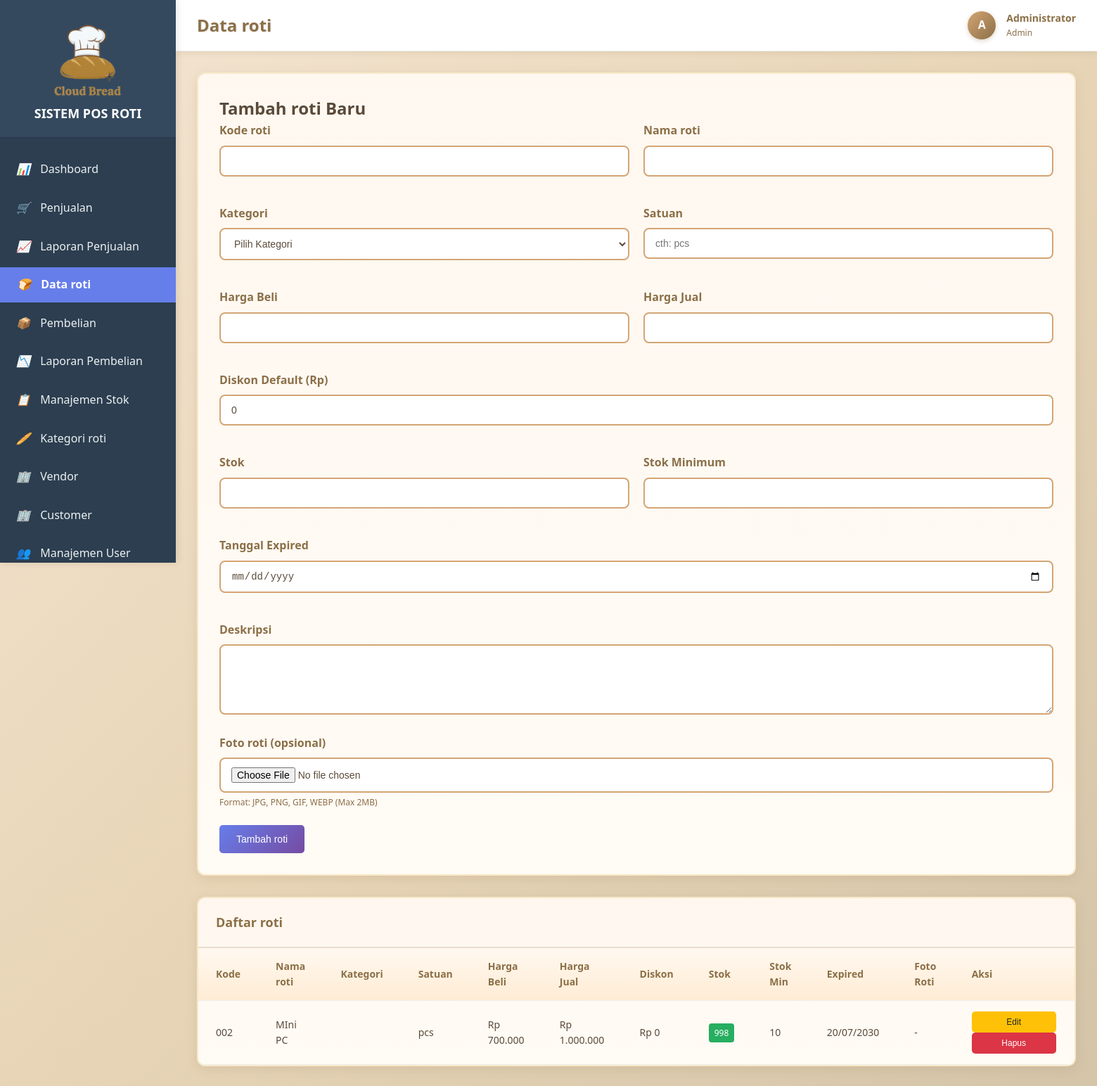
The app's page /roti.php (signed in) with its own data.
### tables this page shows
CREATE TABLE `roti` (
  `id` int(11) NOT NULL,
  `kode_roti` varchar(20) NOT NULL,
  `nama_roti` varchar(200) NOT NULL,
  `kategori_id` int(11) DEFAULT NULL,
  `satuan` varchar(20) NOT NULL,
  `harga_beli` decimal(10,2) NOT NULL,
  `harga_jual` decimal(10,2) NOT NULL,
  `stok` int(11) DEFAULT 0,
  `stok_minimum` int(11) DEFAULT 0,
  `tanggal_expired` date DEFAULT NULL,
  `deskripsi` text DEFAULT NULL,
  `created_at` timestamp NOT NULL DEFAULT current_timestamp(),
  `updated_at` timestamp NOT NULL DEFAULT current_timestamp() ON UPDATE current_timestamp()
);

### models/KategoriRoti.php (called while the page is built, shortened)
<?php
class KategoriRoti {
    private $conn;
    private $table_name = "kategori_roti";
    public function __construct($db) {
        $this->conn = $db;
    }
    public function readAll() {
        $query = "SELECT * FROM " . $this->table_name . " ORDER BY nama_kategori";
        $stmt = $this->conn->prepare($query);
        $stmt->execute();
        return $stmt;
    }
}
?>

### models/Roti.php (called while the page is built, shortened)
<?php
class Roti {
    private $conn;
    private $table_name = "roti";
    public function __construct($db) {
        $this->conn = $db;
    }
    public function readAll() {
        $query = "SELECT o.*, k.nama_kategori
                  FROM " . $this->table_name . " o
                  LEFT JOIN kategori_roti k ON o.kategori_id = k.id
                  ORDER BY o.nama_roti";
        $stmt = $this->conn->prepare($query);
        $stmt->execute();
        return $stmt;
    }
}
?>

### config/config.php (called while the page is built, shortened)
<?php
function formatCurrency($amount) {
    return 'Rp ' . number_format($amount, 0, ',', '.');
}
?>

### roti.php (the view, shortened to what this page needs)
<?php
require_once 'config/config.php';
require_once 'models/Roti.php';
require_once 'models/KategoriRoti.php';
$database = new Database();
$db = $database->getConnection();
$roti = new Roti($db);
$stmt = $roti->readAll();
?>
<!DOCTYPE html>
<html lang="id">
<head>
    <link rel="stylesheet" href="assets/css/style.css">
    <link rel="stylesheet" href="assets/css/dynamic.php">
</head>
<body>
    <div class="main-container">
        <?php
        require_once 'sidebar.php';
        ?>
        <main class="main-content">
            <header class="top-nav">
                <h1>Data roti</h1>
                <div class="user-info">
                    <div class="user-avatar">
                        <?php echo isset($_SESSION['nama_lengkap']) ? strtoupper(substr($_SESSION['nama_lengkap'], 0, 1)) : ''; ?>
                    </div>
                    <div class="user-details">
                        <div class="user-name"><?php echo htmlspecialchars($_SESSION['nama_lengkap'] ?? ''); ?></div>
                        <div class="user-role"><?php echo ucfirst(htmlspecialchars($_SESSION['user_role'] ?? '')); ?></div>
                    </div>
                </div>
            </header>
            <div class="content">
                <div class="form-container">
                    <h2>Tambah roti Baru</h2>
                    <form method="POST" enctype="multipart/form-data">
                        <div class="form-row">
                            <div class="form-group">
                                <label for="kode_roti">Kode roti</label>
                                <input type="text" id="kode_roti" name="kode_roti" required>
                            </div>
                            <div class="form-group">
                                <label for="nama_roti">Nama roti</label>
                                <input type="text" id="nama_roti" name="nama_roti" required>
                            </div>
                        </div>
                        <div class="form-row">
                            <div class="form-group">
                                <label for="kategori_id">Kategori</label>
                                <select id="kategori_id" name="kategori_id" required>
                                    <option value="">Pilih Kategori</option>
                                </select>
                            </div>
                            <div class="form-group">
                                <label for="satuan">Satuan</label>
                                <input type="text" id="satuan" name="satuan" required placeholder="cth: pcs">
                            </div>
                        </div>
                        <div class="form-row">
                            <div class="form-group">
                                <label for="harga_beli">Harga Beli</label>
                                <input type="number" id="harga_beli" name="harga_beli" required min="0" step="100">
                            </div>
                            <div class="form-group">
                                <label for="harga_jual">Harga Jual</label>
                                <input type="number" id="harga_jual" name="harga_jual" required min="0" step="100">
                            </div>
                        </div>
                        <div class="form-row">
                            <div class="form-group">
                                <label for="diskon">Diskon Default (Rp)</label>
                                <input type="number" id="diskon" name="diskon" min="0" step="100" value="0">
                            </div>
                        </div>
                        <div class="form-row">
                            <div class="form-group">
                                <label for="stok">Stok</label>
                                <input type="number" id="stok" name="stok" required min="0">
                            </div>
                            <div class="form-group">
                                <label for="stok_minimum">Stok Minimum</label>
                                <input type="number" id="stok_minimum" name="stok_minimum" required min="0">
                            </div>
                        </div>
                        <div class="form-row">
                            <div class="form-group">
                                <label for="tanggal_expired">Tanggal Expired</label>
                                <input type="date" id="tanggal_expired" name="tanggal_expired">
                            </div>
                        </div>
                        <div class="form-group">
                            <label for="deskripsi">Deskripsi</label>
                            <textarea id="deskripsi" name="deskripsi" rows="3"></textarea>
                        </div>
                        <div class="form-group">
                            <label for="foto_roti">Foto roti (opsional)</label>
                            <input type="file" id="foto_roti" name="foto_roti" accept="image/jpeg,image/png,image/gif,image/webp">
                            <small style="color: #8B6F47; font-size: 12px;">Format: JPG, PNG, GIF, WEBP (Max 2MB)</small>
                        </div>
                        <button type="submit" class="btn btn-primary">Tambah roti</button>
                    </form>
                </div>
                <div class="table-container">
                    <div class="table-header">
                        <h3 class="table-title">Daftar roti</h3>
                    </div>
                    <table class="table">
                        <thead>
                            <tr>
                                <th>Kode</th>
                                <th>Nama roti</th>
                                <th>Kategori</th>
                                <th>Satuan</th>
                                <th>Harga Beli</th>
                                <th>Harga Jual</th>
                                <th>Diskon</th>
                                <th>Stok</th>
                                <th>Stok Min</th>
                                <th>Expired</th>
                                <th>Foto Roti</th>
                                <th>Aksi</th>
                            </tr>
                        </thead>
                        <tbody>
                            <?php while ($row = $stmt->fetch(PDO::FETCH_ASSOC)): ?>
                            <tr>
                                <td><?php echo htmlspecialchars($row['kode_roti']); ?></td>
                                <td><?php echo htmlspecialchars($row['nama_roti']); ?></td>
                                <td><?php echo htmlspecialchars($row['nama_kategori']); ?></td>
                                <td><?php echo htmlspecialchars($row['satuan']); ?></td>
                                <td><?php echo formatCurrency($row['harga_beli']); ?></td>
                                <td><?php echo formatCurrency($row['harga_jual']); ?></td>
                                <td><?php echo formatCurrency($row['diskon'] ?? 0); ?></td>
                                <td>
                                    <span class="badge <?php echo ($row['stok'] <= $row['stok_minimum']) ? 'badge-danger' : 'badge-success'; ?>">
                                        <?php echo htmlspecialchars($row['stok']); ?>
                                    </span>
                                </td>
                                <td><?php echo htmlspecialchars($row['stok_minimum']); ?></td>
                                <td>
                                    <?php
                                    if (!empty($row['tanggal_expired'])) {
                                        $expired = strtotime($row['tanggal_expired']);
                                        $now = time();
                                        $days_left = ($expired - $now) / (60 * 60 * 24);
                                        if ($days_left < 0) {
                                            echo '<span class="badge badge-danger">Expired</span>';
                                        } elseif ($days_left <= 30) {
                                            echo '<span class="badge badge-warning">' . date('d/m/Y', $expired) . '</span>';
                                        } else {
                                            echo date('d/m/Y', $expired);
                                        }
                                    } else {
                                        echo '-';
                                    }
                                    ?>
                                </td>
                                <td>
                                    <?php if (!empty($row['gambar_roti'])): ?>
                                        <img src="uploads/<?php echo htmlspecialchars($row['gambar_roti']); ?>" alt="Foto roti" style="width: 50px; height: 50px; object-fit: cover; border-radius: 5px;">
                                    <?php else: ?>
                                        -
                                    <?php endif; ?>
                                </td>
                                <td>
                                    <button onclick='editroti(<?php echo json_encode($row, JSON_UNESCAPED_UNICODE | JSON_HEX_APOS | JSON_HEX_QUOT); ?>)'
                                            class="btn btn-warning btn-sm">Edit</button>
                                    <button onclick="deleteroti(<?php echo (int)$row['id']; ?>)"
                                            class="btn btn-danger btn-sm">Hapus</button>
                                </td>
                            </tr>
                            <?php endwhile; ?>
                        </tbody>
                    </table>
                </div>
            </div>
        </main>
    </div>
</body>
</html>

### assets/css/style.css (style rules this page uses)
* { margin: 0; padding: 0; box-sizing: border-box; }
body { font-family: 'Segoe UI', Tahoma, Geneva, Verdana, sans-serif; line-height: 1.6; color: #5a4a3a; background: linear-gradient(135deg, #f5e6d3 0%, #e8d5b7 50%, #d4c4a8 100%); background-attachment: fixed; min-height: 100vh; }
.btn { display: inline-block; padding: 12px 24px; border: none; border-radius: 5px; text-decoration: none; text-align: center; cursor: pointer; font-size: 14px; font-weight: 500; transition: all 0.3s ease; min-width: 120px; }
.btn-primary { background: linear-gradient(135deg, #8B6F47 0%, #6B5435 100%); color: white; border: none; }
.btn-danger { background: #dc3545; color: white; }
.btn-warning { background: #ffc107; color: #212529; }
.btn-sm { padding: 8px 16px; font-size: 12px; }
.main-container { display: flex; min-height: 100vh; }
.main-content { flex: 1; margin-left: 250px; padding: 0; }
.top-nav { background: linear-gradient(135deg, #fff8f0 0%, #ffe8cc 100%); padding: 15px 30px; box-shadow: 0 2px 8px rgba(139, 111, 71, 0.15); display: flex; justify-content: space-between; align-items: center; position: sticky; top: 0; z-index: 999; border-bottom: 3px solid rgba(139, 111, 71, 0.3); }
.top-nav h1 { font-size: 24px; color: #8B6F47; margin: 0; font-weight: 700; text-shadow: 1px 1px 2px rgba(0,0,0,0.1); }
.user-info { display: flex; align-items: center; gap: 15px; }
.user-avatar { width: 40px; height: 40px; background: linear-gradient(135deg, #d4a574, #8B6F47); border-radius: 50%; display: flex; align-items: center; justify-content: center; color: white; font-weight: bold; box-shadow: 0 2px 6px rgba(139, 111, 71, 0.3); }
.user-details { display: flex; flex-direction: column; }
.user-name { font-weight: 600; color: #8B6F47; font-size: 14px; }
.user-role { font-size: 12px; color: #8B6F47; text-transform: capitalize; }
.content { padding: 30px; background: transparent; }
.table-container { background: linear-gradient(to bottom, #fff8f0, #fffbf5); border-radius: 12px; box-shadow: 0 4px 15px rgba(139, 111, 71, 0.15); overflow: hidden; border: 2px solid rgba(218, 165, 32, 0.2); }
.table-header { padding: 20px 25px; border-bottom: 2px solid rgba(139, 111, 71, 0.2); display: flex; justify-content: space-between; align-items: center; background: rgba(255, 248, 240, 0.5); }
.table-title { font-size: 18px; font-weight: 600; color: #8B6F47; }
.table { width: 100%; border-collapse: collapse; }
.table th, .table td { padding: 15px 25px; text-align: left; border-bottom: 1px solid #ecf0f1; }
.table th { background: linear-gradient(to bottom, rgba(255, 248, 240, 0.8), rgba(255, 232, 204, 0.8)); font-weight: 600; color: #8B6F47; font-size: 14px; }
.table td { font-size: 14px; color: #5a4a3a; }
.form-container { background: linear-gradient(to bottom, #fff8f0, #fffbf5); border-radius: 12px; box-shadow: 0 4px 15px rgba(139, 111, 71, 0.15); padding: 30px; margin-bottom: 30px; border: 2px solid rgba(218, 165, 32, 0.2); }
.form-row { display: grid; grid-template-columns: repeat(auto-fit, minmax(250px, 1fr)); gap: 20px; margin-bottom: 20px; }
.form-group { margin-bottom: 20px; }
.form-group label { display: block; margin-bottom: 8px; font-weight: 600; color: #8B6F47; }
.form-group input, .form-group select, .form-group textarea { width: 100%; padding: 12px 15px; border: 2px solid #d4a574; border-radius: 8px; font-size: 14px; transition: all 0.3s ease; background: white; color: #5a4a3a; }
.form-group textarea { resize: vertical; min-height: 100px; }
.badge { display: inline-block; padding: 4px 8px; font-size: 12px; font-weight: 500; border-radius: 4px; text-transform: uppercase; }
.badge-success { background: #d4edda; color: #155724; }

### records on screen
roti: kode_roti "002", nama_roti "MIni PC", satuan "pcs", harga_beli "Rp 700.000", harga_jual "Rp 1.000.000", diskon "Rp 0", stok "998", stok_minimum "10", tanggal_expired "20/07/2030"

### other values on screen
APP_NAME "SISTEM POS ROTI"
substr($_SESSION['nama_lengkap'], 0, 1) "A"
$_SESSION['nama_lengkap'] "Administrator"
$_SESSION['user_role'] "Admin"
